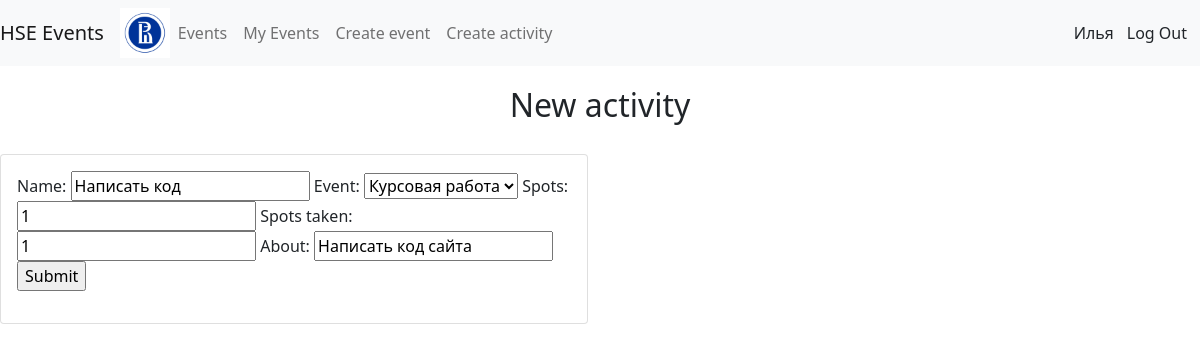
/update_activity/1 (signed in), run on the app's committed database.
### events/models.py (models this page shows, shortened)
class Activity(models.Model):
    name = models.CharField(max_length=50, null=True)
    event = models.ForeignKey(Event, null=True, on_delete=models.SET_NULL)
    spots = models.IntegerField(null=True)
    spots_taken = models.IntegerField(null=True)
    about = models.CharField(max_length=500, null=True)

class Event(models.Model):
    name = models.CharField(max_length=50, null=True)
    start_time = models.TimeField()
    end_time = models.TimeField()
    about = models.CharField(max_length=500, null=True)
    def __str__(self):
        return self.name

### events/views.py (the view)
# urls.py: path('update_activity/<int:id>', views.update_activity, name="update_activity"),
@login_required(login_url='login')
def update_activity(request, id):
    activity = Activity.objects.get(id=id)
    form = ActivityForm(instance=activity)
    if request.method == "POST":
        form = ActivityForm(request.POST, instance=activity)
        if form.is_valid():
            form.save()
            return redirect('/')
    context = {'form': form}
    return render(request, 'events/create_activity.html', context)

### events/forms.py
class ActivityForm(ModelForm):
    class Meta:
        model = Activity
        fields = '__all__'

### events/templates/events/create_activity.html (shortened to what this page needs)
{% extends 'events/main.html' %}
{% block content %}
    <h2 class="title">New activity</h2>
    <div class="row">
        <div class="col-md-6">
            <div class="card card-body">
                <form action="" method="POST">
                    {{ form }}
                  <input type="submit" name="Submit">
                </form>
            </div>
        </div>
    </div>
{% endblock %}

### events/templates/events/navbar.html (shortened to what this page needs)
{% load static %}
<nav class="navbar navbar-expand-lg navbar-light bg-light">
  <a class="navbar-brand" href="#">HSE Events</a>
  <img class="hseimage" src="{% static 'images/hse.png' %}" width="50">
  <div class="collapse navbar-collapse" id="navbarNav">
    <ul class="navbar-nav">
      <li class="nav-item active">
        <a class="nav-link" href="/">Events</a>
      </li>
      <li class="nav-item">
        <a class="nav-link" href="/myevents">My Events</a>
      </li>
      <li class="nav-item">
        <a class="nav-link" href="/create_event">Create event</a>
      </li>
      <li class="nav-item">
        <a class="nav-link" href="/create_activity">Create activity</a>
      </li>
    </ul>
  </div>
  <span>
    {{ request.user.first_name }}
  </span>
  <span>
    <a class="btn" href="{% url 'logout' %}">Log Out</a>
  </span>
</nav>

### static/css/main.css (style rules this page uses)
.title { text-align: center; margin-top: 20px; margin-bottom: 30px }

### data on the page
Activity: name "Написать код", event "Курсовая работа", spots "1", spots_taken "1", about "Написать код сайта"

### other printed values
{{ request.user.first_name }} "Илья"
